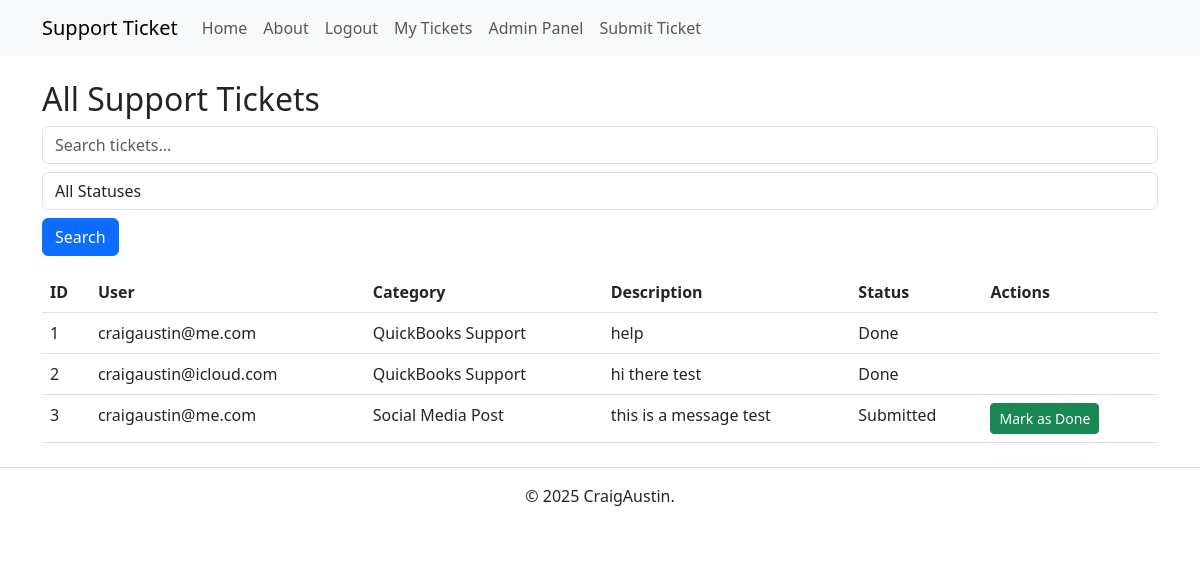
Before: /admin/tickets (signed in) with the older database file.
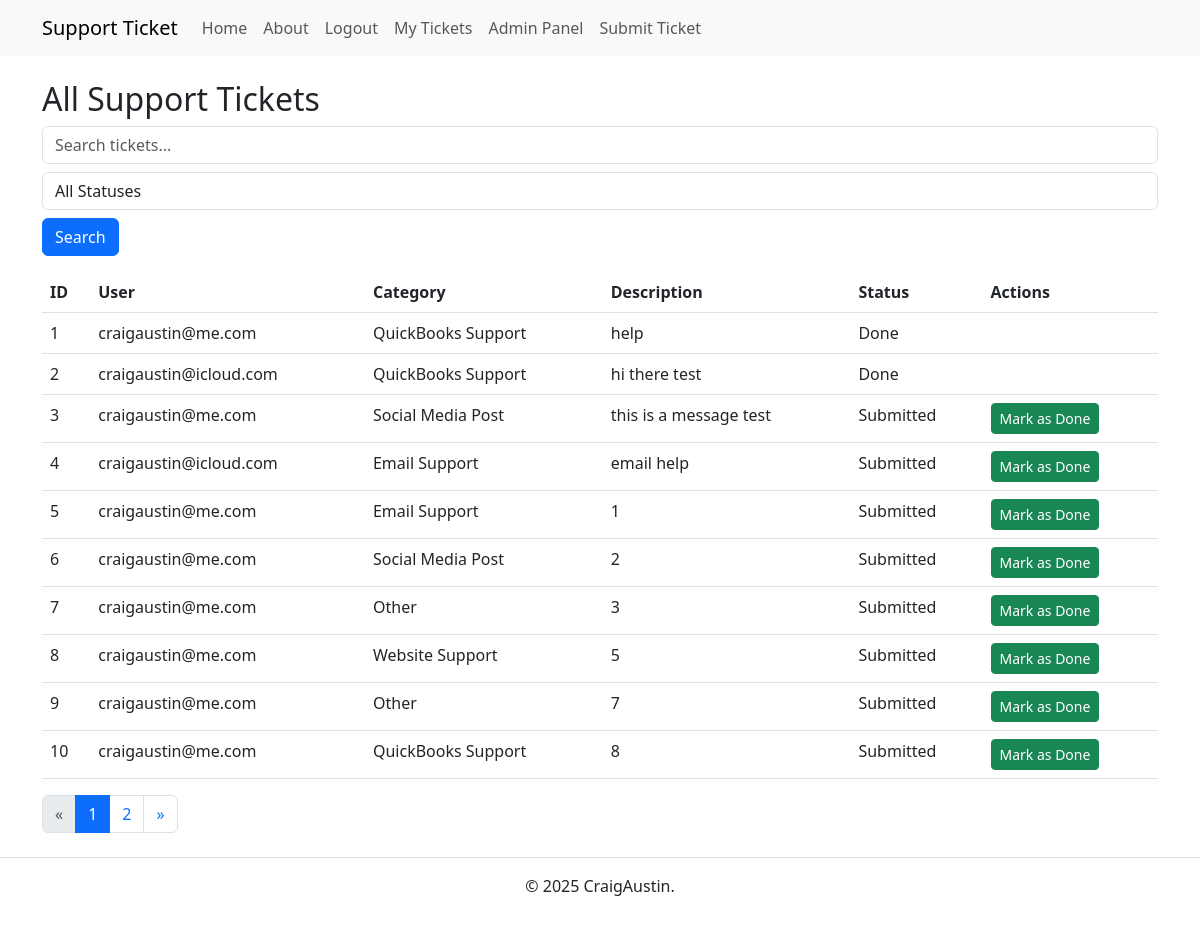
After: the same page with the newer database file.
### app.py (models this page shows, shortened)
class Ticket(db.Model):
    id = db.Column(db.Integer, primary_key=True)
    user_id = db.Column(db.Integer, db.ForeignKey('user.id'), nullable=False)
    category = db.Column(db.String(100), nullable=False)
    description = db.Column(db.Text, nullable=False)
    status = db.Column(db.String(20), default='Submitted')
    user = db.relationship('User', backref=db.backref('tickets', lazy=True))

class User(db.Model, UserMixin):
    id = db.Column(db.Integer, primary_key=True)
    email = db.Column(db.String(150), unique=True, nullable=False)
    password_hash = db.Column(db.String(256), nullable=False)
    is_admin = db.Column(db.Boolean, default=False)  # Admin column

### app.py (the view)
@app.route('/admin/tickets', methods=['GET'])
@login_required
def admin_tickets():
    if not current_user.is_admin:
        flash("Access Denied: Admins only.", "danger")
        return redirect(url_for('index'))
    search_query = request.args.get('search', '')
    status_filter = request.args.get('status_filter', '')
    tickets_query = Ticket.query
    if search_query:
        tickets_query = tickets_query.filter(
            Ticket.category.ilike(f"%{search_query}%") |
            Ticket.description.ilike(f"%{search_query}%")
        )
    if status_filter:
        tickets_query = tickets_query.filter_by(status=status_filter)
    page, per_page, offset = get_page_args(page_parameter='page', per_page_parameter='per_page')
    per_page = 10  # Show 10 tickets per page for admins only
    total = tickets_query.count()
    tickets = tickets_query.offset(offset).limit(per_page).all()
    pagination = Pagination(page=page, per_page=per_page, total=total, css_framework='bootstrap4')
    return render_template('admin_tickets.html', tickets=tickets, pagination=pagination)

### app.py (called while the page is built)
@login_manager.user_loader
def load_user(user_id):
    return User.query.get(int(user_id))

### templates/admin_tickets.html (shortened to what this page needs)
{% extends 'base.html' %}
{% block content %}
<h2>All Support Tickets</h2>
{% if tickets %}
<form method="GET" action="{{ url_for('admin_tickets') }}" class="mb-3">
    <input type="text" name="search" placeholder="Search tickets..." class="form-control"
        value="{{ request.args.get('search', '') }}">
    <select name="status_filter" class="form-control mt-2">
        <option value="">All Statuses</option>
    </select>
    <button type="submit" class="btn btn-primary mt-2">Search</button>
</form>
<table class="table">
    <thead>
        <tr>
            <th>ID</th>
            <th>User</th>
            <th>Category</th>
            <th>Description</th>
            <th>Status</th>
            <th>Actions</th>
        </tr>
    </thead>
    <tbody>
        {% for ticket in tickets %}
        <tr>
            <td>{{ ticket.id }}</td>
            <td>{{ ticket.user.email }}</td>
            <td>{{ ticket.category }}</td>
            <td>{{ ticket.description }}</td>
            <td>{{ ticket.status }}</td>
            <td>
                {% if current_user.is_admin and ticket.status != "Done" %}
                <a href="{{ url_for('mark_done', ticket_id=ticket.id) }}" class="btn btn-success btn-sm">Mark as
                    Done</a>
                {% endif %}
            </td>
        </tr>
        {% endfor %}
    </tbody>
</table>
<div class="pagination-container">
    {{ pagination.links }}
</div>
{% else %}
<p>No support tickets found.</p>
{% endif %}
{% endblock %}

### templates/base.html (shortened to what this page needs)
<!DOCTYPE html>
<html lang="en">
<head>
    <link rel="stylesheet" href="{{ url_for('static', filename='styles.css') }}">
    <link href="https://cdn.jsdelivr.net/npm/bootstrap@5.3.0/dist/css/bootstrap.min.css" rel="stylesheet">
</head>
<body>
    <nav class="navbar navbar-expand-lg navbar-light bg-light">
        <div class="container">
            <a class="navbar-brand" href="{{ url_for('index') }}">Support Ticket</a>
            <div class="collapse navbar-collapse" id="navbarNav">
                <ul class="navbar-nav">
                    <li class="nav-item">
                        <a class="nav-link" href="{{ url_for('index') }}">Home</a>
                    </li>
                    <li class="nav-item">
                        <a class="nav-link" href="{{ url_for('about') }}">About</a>
                    </li>
                    {% if current_user.is_authenticated %}
                    <li class="nav-item">
                        <a class="nav-link" href="{{ url_for('logout') }}">Logout</a>
                    </li>
                    <li class="nav-item">
                        <a class="nav-link" href="{{ url_for('view_tickets') }}">My Tickets</a>
                    </li>
                    {% if current_user.is_admin %}
                    <li class="nav-item">
                        <a class="nav-link" href="{{ url_for('admin_tickets') }}">Admin Panel</a>
                    </li>
                    {% endif %}
                    <li class="nav-item">
                        <a class="nav-link" href="{{ url_for('submit_ticket') }}">Submit Ticket</a>
                    </li>
                    {% endif %}
                </ul>
            </div>
        </div>
    </nav>
    <div class="container mt-4">
        {% block content %}{% endblock %}
    </div>
    <footer class="text-center mt-4 py-3 border-top">
        <p>&copy; 2025 CraigAustin.</p>
    </footer>
</body>
</html>

### static/styles.css (style rules this page uses)
*, *::before, *::after { box-sizing: border-box; }
* { margin: 0; }
body { line-height: 1.5; -webkit-font-smoothing: antialiased; }
input, button, textarea, select { font: inherit; }
p, h1, h2, h3, h4, h5, h6 { overflow-wrap: break-word; }
p { text-wrap: pretty; }
h1, h2, h3, h4, h5, h6 { text-wrap: balance; }

Changed rows visible on the page:
added Ticket: id "4", user.email "craigaustin@icloud.com", category "Email Support", description "email help", status "Submitted"
added Ticket: id "5", user.email "craigaustin@me.com", category "Email Support", description "1", status "Submitted"
added Ticket: id "6", user.email "craigaustin@me.com", category "Social Media Post", description "2", status "Submitted"
added Ticket: id "7", user.email "craigaustin@me.com", category "Other", description "3", status "Submitted"
added Ticket: id "8", user.email "craigaustin@me.com", category "Website Support", description "5", status "Submitted"
added Ticket: id "9", user.email "craigaustin@me.com", category "Other", description "7", status "Submitted"
added Ticket: id "10", user.email "craigaustin@me.com", category "QuickBooks Support", description "8", status "Submitted"
Other visible differences:
{{ pagination.links }}: (not shown) → "« 1 2 »"
